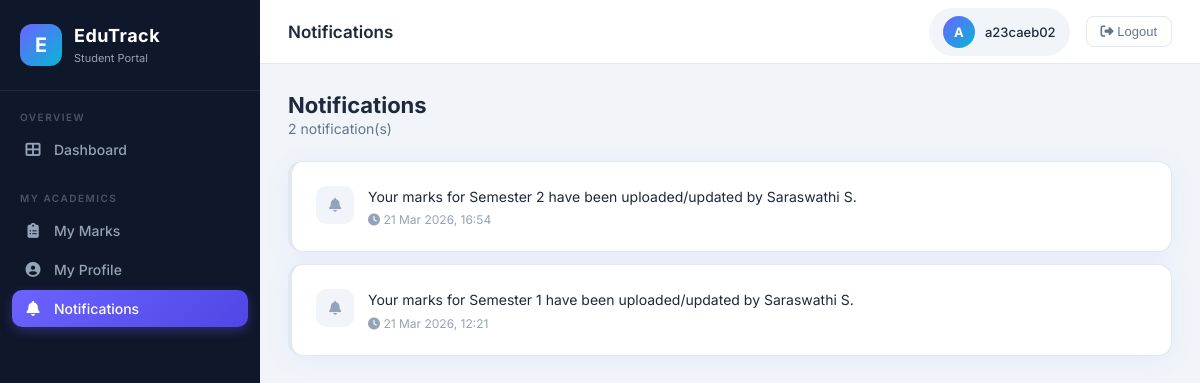
Page /student/notifications/ (signed in) on the committed database.
### core/models.py (models this page shows, shortened)
class Notification(models.Model):
    student = models.ForeignKey(Student, on_delete=models.CASCADE, related_name='notifications')
    message = models.TextField()
    is_read = models.BooleanField(default=False)
    created_at = models.DateTimeField(auto_now_add=True)

### core/views.py (the view)
        def wrapper(request, *args, **kwargs):
            if not request.session.get('user_id'):
                return redirect('login')
            if roles and request.session.get('role') not in roles:
                return redirect('login')
            return view_func(request, *args, **kwargs)

### core/views.py (called while the page is built)
def login_required_role(*roles):
    def decorator(view_func):
        def wrapper(request, *args, **kwargs):
            if not request.session.get('user_id'):
                return redirect('login')
            if roles and request.session.get('role') not in roles:
                return redirect('login')
            return view_func(request, *args, **kwargs)
        wrapper.__name__ = view_func.__name__
        return wrapper
    return decorator

def get_current_user(request):
    uid = request.session.get('user_id')
    if uid:
        return User.objects.filter(id=uid).first()
    return None

@login_required_role('student')
def student_notifications(request):
    user = get_current_user(request)
    student = get_object_or_404(Student, user=user)
    notifications = student.notifications.all().order_by('-created_at')
    student.notifications.filter(is_read=False).update(is_read=True)
    return render(request, 'student/notifications.html', {
        'student': student, 'notifications': notifications, 'unread_count': 0
    })

### templates/student/notifications.html (shortened to what this page needs)
{% extends 'student/base_student.html' %}
{% block page_title %}Notifications{% endblock %}
{% block content %}
<div class="page-header"><div><h1>Notifications</h1><p>{{ notifications|length }} notification(s)</p></div></div>
{% if notifications %}
{% for notif in notifications %}
<div class="card" style="margin-bottom:12px;border-left:4px solid {% if not notif.is_read %}#6C63FF{% else %}#e2e8f0{% endif %}">
  <div style="display:flex;align-items:flex-start;gap:14px">
    <div style="width:38px;height:38px;background:{% if not notif.is_read %}linear-gradient(135deg,#6C63FF,#a78bfa){% else %}#f1f5f9{% endif %};border-radius:10px;display:flex;align-items:center;justify-content:center;flex-shrink:0">
      <i class="fas fa-bell" style="color:{% if not notif.is_read %}#fff{% else %}#94a3b8{% endif %};font-size:14px"></i>
    </div>
    <div style="flex:1">
      <p style="font-size:14px;color:#1e293b;line-height:1.6">{{ notif.message }}</p>
      <p style="font-size:12px;color:#94a3b8;margin-top:4px"><i class="fas fa-clock"></i> {{ notif.created_at|date:"d M Y, H:i" }}</p>
    </div>
  </div>
</div>
{% endfor %}
{% else %}
<div class="card" style="text-align:center;padding:60px">
  <i class="fas fa-bell-slash" style="font-size:56px;color:#cbd5e1;margin-bottom:16px"></i>
  <h3 style="color:#64748b;margin-bottom:8px">No notifications</h3>
  <p style="color:#94a3b8">You'll be notified when your faculty uploads marks.</p>
</div>
{% endif %}
{% endblock %}

### templates/base.html (style rules this page uses)
:root { --primary: #6C63FF; --primary-dark: #4f46e5; --secondary: #06b6d4; --accent: #f59e0b; --success: #10b981; --danger: #ef4444; --warning: #f59e0b; --sidebar-bg: #0f172a; --sidebar-text: #94a3b8; --sidebar-active: #6C63FF; --card-bg: #fff; --body-bg: #f1f5f9; --text-primary: #1e293b; --text-secondary: #64748b; --border: #e2e8f0; --shadow: 0 4px 24px rgba(108,99,255,0.08); --radius: 14px; }
* { margin:0; padding:0; box-sizing:border-box; }
body { font-family:'Inter',sans-serif; background:var(--body-bg); color:var(--text-primary); display:flex; min-height:100vh; }
.card { background:var(--card-bg); border-radius:var(--radius); box-shadow:var(--shadow); padding:24px; border:1px solid var(--border); }
.page-header { display:flex; align-items:center; justify-content:space-between; margin-bottom:24px; }
.page-header h1 { font-size:22px; font-weight:700; }
.page-header p { font-size:14px; color:var(--text-secondary); margin-top:2px; }

### rows in the picture
Notification: is_read False (drawn), message "Your marks for Semester 2 have been uploaded/updated by Saraswathi S.", created_at "21 Mar 2026, 16:54"
Notification: is_read False (drawn), message "Your marks for Semester 1 have been uploaded/updated by Saraswathi S.", created_at "21 Mar 2026, 12:21"

### other values in the picture
{{ request.session.username|first|upper }} "A"
{{ request.session.username }} "a23caeb02"
{{ notifications|length }} "2"
